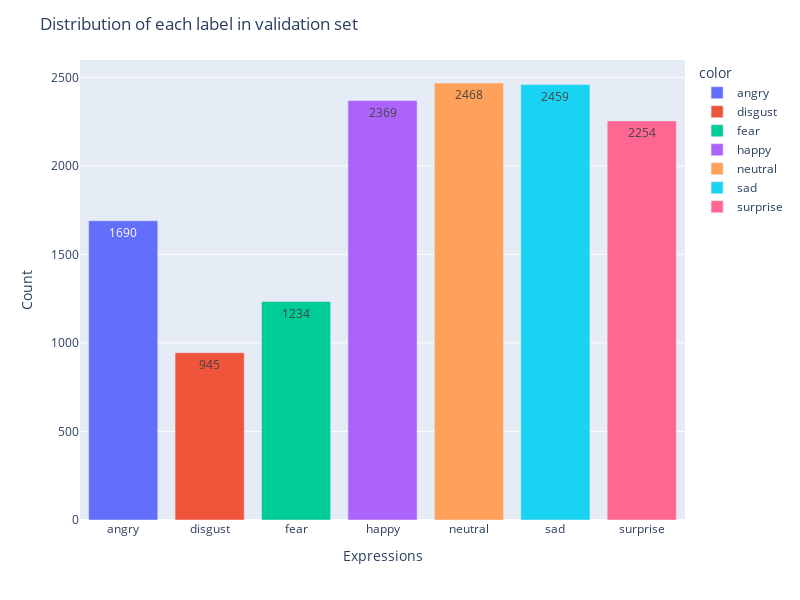

Source (notebook cell):
### Code cell
class_count_in_validation_set = np.sum(y_valid, axis=0)
fig = px.bar(x=labels, y=class_count_in_validation_set, color=labels)

fig.update_layout(
    title="Distribution of each label in validation set",
    xaxis_title="Expressions",
    yaxis_title="Count",
    height=600,
    width=800,
)

fig.update_traces(texttemplate="%{y}", textposition="inside")

fig.show()

### Figure 1 — Plotly figure (JSON) as saved in the notebook; plotly's stock layout.template omitted (floating-point values rounded to 4 significant figures)
{"data": [{"alignmentgroup": "True", "hovertemplate": "color=angry<br>x=%{x}<br>y=%{y}<extra></extra>", "legendgroup": "angry", "marker": {"color": "#636efa", "pattern": {"shape": ""}}, "name": "angry", "offsetgroup": "angry", "orientation": "v", "showlegend": true, "textposition": "inside", "texttemplate": "%{y}", "type": "bar", "x": ["angry"], "xaxis": "x", "y": [1690], "yaxis": "y"}, {"alignmentgroup": "True", "hovertemplate": "color=disgust<br>x=%{x}<br>y=%{y}<extra></extra>", "legendgroup": "disgust", "marker": {"color": "#EF553B", "pattern": {"shape": ""}}, "name": "disgust", "offsetgroup": "disgust", "orientation": "v", "showlegend": true, "textposition": "inside", "texttemplate": "%{y}", "type": "bar", "x": ["disgust"], "xaxis": "x", "y": [945], "yaxis": "y"}, {"alignmentgroup": "True", "hovertemplate": "color=fear<br>x=%{x}<br>y=%{y}<extra></extra>", "legendgroup": "fear", "marker": {"color": "#00cc96", "pattern": {"shape": ""}}, "name": "fear", "offsetgroup": "fear", "orientation": "v", "showlegend": true, "textposition": "inside", "texttemplate": "%{y}", "type": "bar", "x": ["fear"], "xaxis": "x", "y": [1234], "yaxis": "y"}, {"alignmentgroup": "True", "hovertemplate": "color=happy<br>x=%{x}<br>y=%{y}<extra></extra>", "legendgroup": "happy", "marker": {"color": "#ab63fa", "pattern": {"shape": ""}}, "name": "happy", "offsetgroup": "happy", "orientation": "v", "showlegend": true, "textposition": "inside", "texttemplate": "%{y}", "type": "bar", "x": ["happy"], "xaxis": "x", "y": [2369], "yaxis": "y"}, {"alignmentgroup": "True", "hovertemplate": "color=neutral<br>x=%{x}<br>y=%{y}<extra></extra>", "legendgroup": "neutral", "marker": {"color": "#FFA15A", "pattern": {"shape": ""}}, "name": "neutral", "offsetgroup": "neutral", "orientation": "v", "showlegend": true, "textposition": "inside", "texttemplate": "%{y}", "type": "bar", "x": ["neutral"], "xaxis": "x", "y": [2468], "yaxis": "y"}, {"alignmentgroup": "True", "hovertemplate": "color=sad<br>x=%{x}<br>y=%{y}<extra></extra>", "legendgroup": "sad", "marker": {"color": "#19d3f3", "pattern": {"shape": ""}}, "name": "sad", "offsetgroup": "sad", "orientation": "v", "showlegend": true, "textposition": "inside", "texttemplate": "%{y}", "type": "bar", "x": ["sad"], "xaxis": "x", "y": [2459], "yaxis": "y"}, {"alignmentgroup": "True", "hovertemplate": "color=surprise<br>x=%{x}<br>y=%{y}<extra></extra>", "legendgroup": "surprise", "marker": {"color": "#FF6692", "pattern": {"shape": ""}}, "name": "surprise", "offsetgroup": "surprise", "orientation": "v", "showlegend": true, "textposition": "inside", "texttemplate": "%{y}", "type": "bar", "x": ["surprise"], "xaxis": "x", "y": [2254], "yaxis": "y"}], "layout": {"barmode": "relative", "height": 600, "legend": {"title": {"text": "color"}, "tracegroupgap": 0}, "margin": {"t": 60}, "title": {"text": "Distribution of each label in validation set"}, "width": 800, "xaxis": {"anchor": "y", "domain": [0, 1], "title": {"text": "Expressions"}}, "yaxis": {"anchor": "x", "domain": [0, 1], "title": {"text": "Count"}}}}
